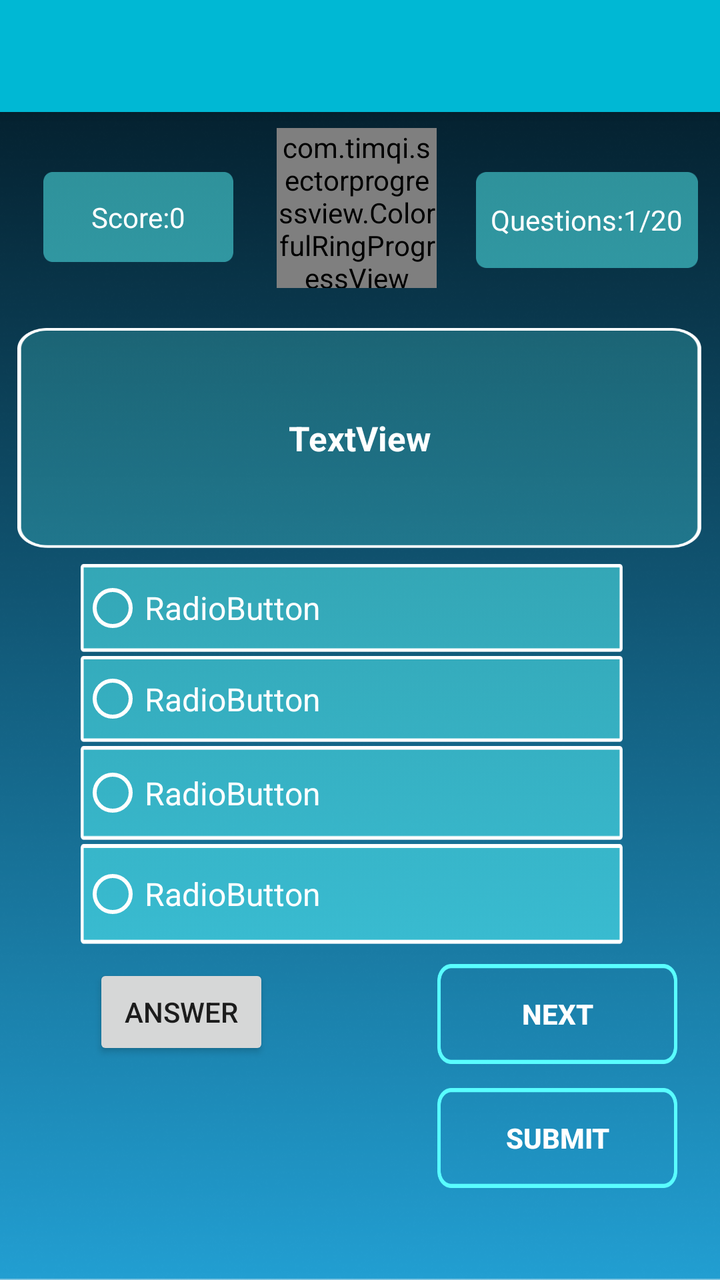
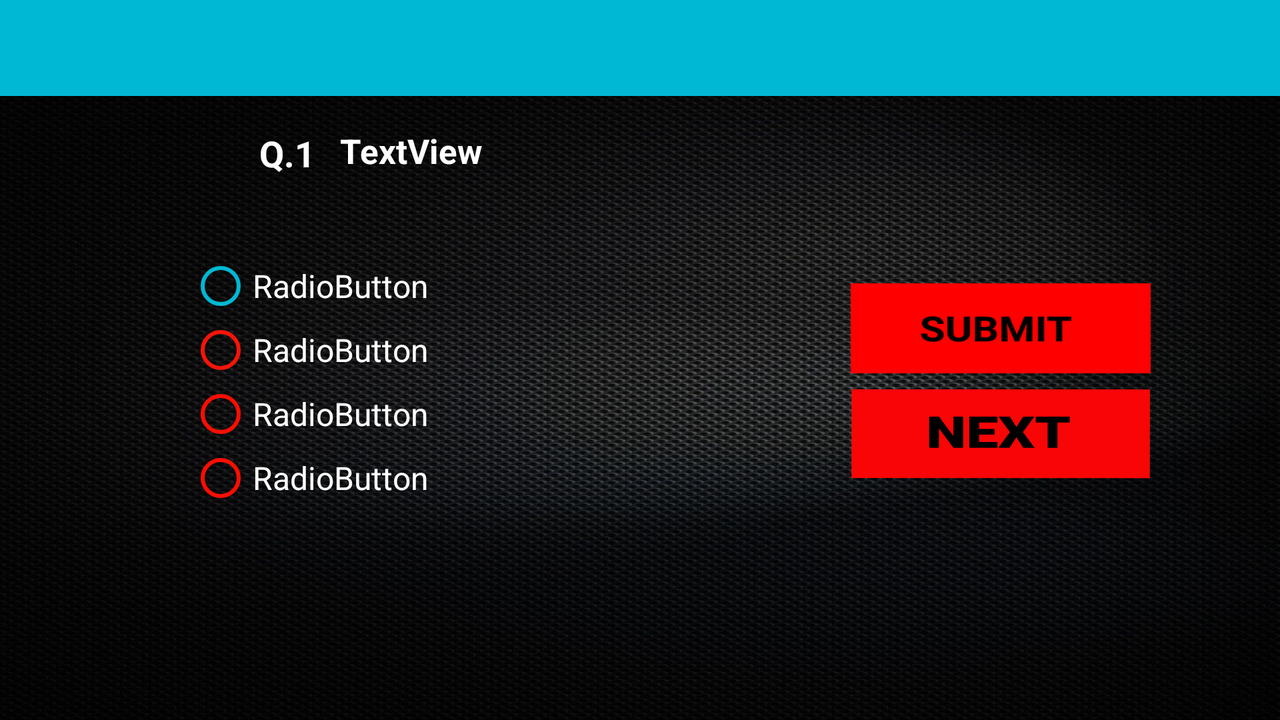

The same Android screen from two of the app's own layout files: first res/layout/ as a phone draws it, then the author's variant for another configuration, drawn on a device whose configuration selects that folder. Both files follow.
<!-- AndroidManifest.xml: application theme AppTheme -->
<!-- res/layout/question__quiz.xml -->
<?xml version="1.0" encoding="utf-8"?>
<androidx.constraintlayout.widget.ConstraintLayout xmlns:android="http://schemas.android.com/apk/res/android"
    xmlns:app="http://schemas.android.com/apk/res-auto"
    xmlns:timer="http://schemas.android.com/apk/res-auto"
    xmlns:tools="http://schemas.android.com/tools"
    android:layout_width="match_parent"
    android:layout_height="match_parent"
    android:layout_gravity="center"
    android:background="@drawable/background"
    tools:layout_editor_absoluteX="0dp"
    tools:layout_editor_absoluteY="81dp">

    <include
        android:id="@+id/toolbar"
        layout="@layout/toolbar" />


    <Button
        android:id="@+id/button1"
        android:layout_width="wrap_content"
        android:layout_height="44dp"
        android:layout_alignParentStart="true"
        android:layout_alignParentLeft="true"
        android:layout_alignParentTop="true"
        android:layout_marginLeft="180dp"
        android:layout_marginEnd="260dp"
        android:text="Back"
        android:textColorLink="@color/colorPrimary"
        app:layout_constraintEnd_toEndOf="parent"
        app:layout_constraintLeft_toLeftOf="parent"
        tools:ignore="HardcodedText,MissingConstraints,RtlHardcoded"
        tools:layout_editor_absoluteY="523dp" />


    <Button
        android:id="@+id/button_answer"
        android:layout_width="wrap_content"
        android:layout_height="wrap_content"
        android:text="Answer"
        android:layout_marginStart="8dp"
        android:layout_marginTop="8dp"
        android:layout_marginEnd="8dp"
        android:layout_marginBottom="8dp"
        app:layout_constraintBottom_toTopOf="@+id/adView"
        app:layout_constraintEnd_toStartOf="@+id/button3"
        app:layout_constraintHorizontal_bias="0.337"
        app:layout_constraintStart_toStartOf="parent"
        app:layout_constraintTop_toBottomOf="@+id/radioGroup1"
        app:layout_constraintVertical_bias="0.66" />

    <Button
        android:id="@+id/button3"
        android:layout_width="120dp"
        android:layout_height="50dp"
        android:layout_alignParentStart="true"
        android:layout_alignParentLeft="true"
        android:layout_marginStart="8dp"
        android:layout_marginTop="12dp"
        android:layout_marginEnd="8dp"
        android:layout_marginBottom="8dp"
        android:layout_weight="1"
        android:background="@drawable/button"
        android:text="SUBMIT"
        android:textColor="@color/White_color"
        android:textStyle="bold"
        app:layout_constraintBottom_toTopOf="@+id/adView"
        app:layout_constraintEnd_toEndOf="parent"
        app:layout_constraintHorizontal_bias="0.941"
        app:layout_constraintStart_toStartOf="parent"
        app:layout_constraintTop_toBottomOf="@+id/button2"
        tools:ignore="InefficientWeight,ObsoleteLayoutParam" />

    <Button
        android:id="@+id/button2"
        android:layout_width="120dp"
        android:layout_height="50dp"
        android:layout_alignParentTop="true"
        android:layout_alignParentEnd="true"
        android:layout_alignParentRight="true"
        android:layout_marginStart="8dp"
        android:layout_marginTop="8dp"
        android:layout_marginEnd="8dp"
        android:background="@drawable/button"
        android:text="NEXT"
        android:textColor="@color/White_color"
        android:textStyle="bold"
        app:layout_constraintBottom_toTopOf="@+id/button3"
        app:layout_constraintEnd_toEndOf="parent"
        app:layout_constraintHorizontal_bias="0.941"
        app:layout_constraintStart_toStartOf="parent"
        app:layout_constraintTop_toBottomOf="@+id/radioGroup1"
        app:layout_constraintVertical_chainStyle="packed"
        tools:ignore="DuplicateIds,MissingConstraints,RelativeOverlap,RtlHardcoded" />


    <TextView
        android:id="@+id/textView1"
        android:layout_width="342dp"


        android:layout_height="110dp"
        android:layout_below="@+id/textView2"
        android:layout_alignParentStart="true"
        android:layout_alignParentLeft="true"
        android:layout_marginStart="8dp"
        android:layout_marginTop="20dp"

        android:layout_marginEnd="8dp"
        android:background="@drawable/question"
        android:gravity="center"
        android:text="TextView"
        android:textAlignment="center"
        android:textColor="@color/White_color"
        android:textSize="17sp"
        android:textStyle="bold"
        app:layout_constraintEnd_toEndOf="parent"
        app:layout_constraintHorizontal_bias="0.415"
        app:layout_constraintStart_toStartOf="parent"
        app:layout_constraintTop_toBottomOf="@+id/crpv1"
        tools:ignore="HardcodedText,NotSibling,RtlHardcoded,UnknownId,UnknownIdInLayout" />


    <androidx.constraintlayout.widget.Guideline
        android:id="@+id/guideline"
        android:layout_width="wrap_content"
        android:layout_height="wrap_content"
        android:orientation="horizontal"

        app:layout_constraintGuide_begin="285dp" />

    <RadioGroup
        android:id="@+id/radioGroup1"
        android:layout_width="271dp"
        android:layout_height="192dp"
        android:layout_alignParentTop="true"
        android:layout_centerHorizontal="false"
        android:layout_marginStart="8dp"
        android:layout_marginTop="8dp"
        android:layout_marginEnd="8dp"
        android:layout_marginBottom="8dp"
        android:checked="true"
        android:gravity="center_vertical"
        app:layout_constraintBottom_toTopOf="@+id/adView"
        app:layout_constraintEnd_toStartOf="@+id/guideline12"
        app:layout_constraintHorizontal_bias="0.402"
        app:layout_constraintStart_toStartOf="@+id/guideline11"
        app:layout_constraintTop_toBottomOf="@+id/textView1"
        app:layout_constraintVertical_bias="0.16"
        tools:ignore="MissingConstraints,UselessParent">



        <RadioButton
            android:id="@+id/radio0"
            android:layout_width="wrap_content"
            android:layout_height="44dp"
            android:layout_marginBottom="2dp"
            android:background="@drawable/radio_option"
            android:onClick="Check"

            android:buttonTint="@color/White_color"

            android:requiresFadingEdge="none"
            android:shadowColor="@color/colorPrimaryDark"
            android:text="RadioButton"
            android:textColor="@color/White_color"
            android:textColorLink="@color/colorPrimaryDark"
            android:textSize="16sp"
            android:theme="@style/MyRadioButton"
            tools:ignore="HardcodedText"
            tools:targetApi="lollipop" />


        <RadioButton
            android:id="@+id/radio1"
            android:layout_width="wrap_content"
            android:layout_height="43dp"
            android:background="@drawable/radio_option"
            android:buttonTint="@color/White_color"

            android:text="RadioButton"
            android:layout_marginBottom="2dp"
            android:textColor="@color/White_color"
            android:textSize="16sp"
            android:theme="@style/MyRadioButton"
            tools:ignore="HardcodedText"
            tools:targetApi="lollipop" />

        <RadioButton
            android:id="@+id/radio2"
            android:layout_width="wrap_content"
            android:layout_height="47dp"
            android:background="@drawable/radio_option"
            android:buttonTint="@color/White_color"

            android:layout_marginBottom="2dp"
            android:text="RadioButton"
            android:textColor="@color/White_color"
            android:textSize="16sp"
            android:theme="@style/MyRadioButton"
            tools:ignore="HardcodedText"
            tools:targetApi="lollipop" />

        <RadioButton
            android:id="@+id/radio3"
            android:layout_width="wrap_content"
            android:layout_height="50dp"
            android:background="@drawable/radio_option"
            android:buttonTint="@color/White_color"

            android:layout_marginBottom="2dp"
            android:text="RadioButton"
            android:textColor="@color/White_color"
            android:textSize="16sp"
            android:theme="@style/MyRadioButton"
            android:typeface="sans"
            tools:ignore="HardcodedText"
            tools:targetApi="lollipop" />


    </RadioGroup>

    

    

    <androidx.constraintlayout.widget.Guideline
        android:id="@+id/guideline2"
        android:layout_width="wrap_content"
        android:layout_height="wrap_content"
        android:orientation="horizontal"
        app:layout_constraintGuide_end="650dp" />

    <androidx.constraintlayout.widget.Guideline
        android:id="@+id/guideline3"
        android:layout_width="wrap_content"
        android:layout_height="wrap_content"
        android:orientation="horizontal"
        app:layout_constraintGuide_begin="675dp" />

    <androidx.constraintlayout.widget.Guideline
        android:id="@+id/guideline5"
        android:layout_width="wrap_content"
        android:layout_height="wrap_content"
        android:orientation="horizontal"
        app:layout_constraintGuide_begin="503dp" />

    <androidx.constraintlayout.widget.Guideline
        android:id="@+id/guideline11"
        android:layout_width="wrap_content"
        android:layout_height="wrap_content"
        android:orientation="vertical"
        app:layout_constraintGuide_begin="16dp" />

    <TextView
        android:id="@+id/Percent"
        android:layout_width="wrap_content"
        android:layout_height="wrap_content"
        android:layout_gravity="center"
        android:layout_marginTop="8dp"
        android:text="10"
        android:textColor="@color/White_color"
        android:textSize="20dp"
        app:layout_constraintBottom_toBottomOf="@+id/crpv1"
        app:layout_constraintEnd_toStartOf="@+id/guideline12"
        app:layout_constraintHorizontal_bias="0.52"
        app:layout_constraintStart_toStartOf="parent"
        app:layout_constraintTop_toTopOf="@+id/crpv1"
        app:layout_constraintVertical_bias="0.41000003"
        tools:ignore="MissingConstraints" />


    <com.timqi.sectorprogressview.ColorfulRingProgressView xmlns:app="http://schemas.android.com/apk/res-auto"
        android:id="@+id/crpv1"
        android:layout_width="80dp"
        android:layout_height="80dp"
        android:layout_marginStart="8dp"
        android:layout_marginTop="8dp"
        android:layout_marginEnd="8dp"
        android:layout_marginBottom="8dp"
        app:bgColor="#C4C4C4"
        app:fgColorEnd="#59FDFE"
        app:fgColorStart="#59FDFE"
        app:layout_constraintBottom_toTopOf="@+id/guideline"
        app:layout_constraintEnd_toStartOf="@+id/guideline12"
        app:layout_constraintHorizontal_bias="0.525"
        app:layout_constraintStart_toStartOf="parent"
        app:layout_constraintTop_toBottomOf="@+id/toolbar"
        app:layout_constraintVertical_bias="0.0"
        app:percent="0"
        app:startAngle="0"
        app:strokeWidth="7dp" />

    <androidx.constraintlayout.widget.Guideline
        android:id="@+id/guideline12"
        android:layout_width="wrap_content"
        android:layout_height="wrap_content"
        android:orientation="vertical"
        app:layout_constraintGuide_end="16dp" />


    <TextView
        android:id="@+id/textqueno"
        android:layout_width="wrap_content"
        android:layout_height="wrap_content"
        android:layout_marginStart="14dp"
        android:layout_marginTop="28dp"
        android:text="Q.10"
        android:textColor="@color/White_color"
        android:textSize="18sp"
        android:textStyle="bold"
        app:layout_constraintStart_toStartOf="parent"
        app:layout_constraintTop_toTopOf="@+id/guideline2"
        tools:visibility="invisible" />




    <TextView
        android:id="@+id/score"
        android:layout_width="95dp"
        android:layout_height="45dp"
        android:layout_marginStart="8dp"
        android:layout_marginTop="8dp"
        android:layout_marginEnd="8dp"
        android:layout_marginBottom="8dp"
        android:background="@drawable/score_que"
        android:gravity="center"
        android:text="Score:0"
        android:textColor="@color/White_color"
        app:layout_constraintBottom_toBottomOf="@+id/crpv1"
        app:layout_constraintEnd_toStartOf="@+id/crpv1"
        app:layout_constraintStart_toStartOf="parent"
        app:layout_constraintTop_toBottomOf="@+id/toolbar"
        app:layout_constraintVertical_bias="0.814"
        tools:ignore="MissingConstraints" />

    <TextView
        android:id="@+id/textquestions"
        android:layout_width="111dp"
        android:layout_height="48dp"
        android:layout_marginStart="8dp"
        android:layout_marginTop="8dp"
        android:layout_marginEnd="8dp"
        android:layout_marginBottom="8dp"
        android:background="@drawable/score_que"
        android:gravity="center"
        android:text="Questions:1/20"
        android:textColor="@color/White_color"
        app:layout_constraintBottom_toBottomOf="@+id/crpv1"
        app:layout_constraintEnd_toEndOf="parent"
        app:layout_constraintHorizontal_bias="0.794"
        app:layout_constraintStart_toEndOf="@+id/crpv1"
        app:layout_constraintTop_toBottomOf="@+id/toolbar"
        app:layout_constraintVertical_bias="0.916"
        tools:ignore="MissingConstraints" />


</androidx.constraintlayout.widget.ConstraintLayout>
<!-- res/layout/toolbar.xml (included above) -->
<?xml version="1.0" encoding="utf-8"?>
<androidx.appcompat.widget.Toolbar xmlns:android="http://schemas.android.com/apk/res/android"
    android:layout_width="match_parent"
    android:layout_height="wrap_content"
    xmlns:app="http://schemas.android.com/apk/res-auto"
    android:background="@color/colorPrimaryDark"
    android:elevation="4dp"
    android:theme="@style/ThemeOverlay.AppCompat.Dark.ActionBar"
    app:popupTheme="@style/ThemeOverlay.AppCompat.Light">
</androidx.appcompat.widget.Toolbar>
<!-- resources referenced by this layout -->
<resources>
  <color name="White_color">#ffffff</color>
  <color name="colorPrimary">#f71408</color>
  <color name="colorPrimaryDark">#00B8D4</color>
  <!-- drawable background: png bitmap (drawable, 198877 bytes) -->
  <!-- drawable button: png bitmap (drawable, 3055 bytes) -->
  <!-- drawable question: png bitmap (drawable, 6016 bytes) -->
  <!-- drawable radio_option: png bitmap (drawable, 1318 bytes) -->
  <!-- drawable score_que: png bitmap (drawable, 1318 bytes) -->
  <!-- from res/values-v21/ -->
  <style name="MyRadioButton" parent="Theme.AppCompat.Light">
          <item name="colorControlNormal">@color/colorPrimary</item>
          <item name="colorControlActivated">@color/White_color</item>
      </style>
  <!-- from res/values-v21/ -->
  <style name="AppTheme" parent="Theme.AppCompat.Light.NoActionBar">
          
          <item name="colorPrimary">@color/colorPrimary</item>
          <item name="colorPrimaryDark">@color/statusbar</item>
          <item name="colorAccent">@color/colorAccent</item>
  
      </style>
  <color name="statusbar">#00A6BB</color>
  <color name="colorAccent">#04F570</color>
</resources>
<!-- res/layout-land/question__quiz.xml (the author's variant of the layout above) -->
<!-- drawn on the phone turned sideways -->
<?xml version="1.0" encoding="utf-8"?>
<androidx.constraintlayout.widget.ConstraintLayout xmlns:android="http://schemas.android.com/apk/res/android"
    xmlns:app="http://schemas.android.com/apk/res-auto"
    xmlns:timer="http://schemas.android.com/apk/res-auto"
    xmlns:tools="http://schemas.android.com/tools"
    android:layout_width="match_parent"
    android:layout_height="match_parent"
    android:layout_gravity="center"
    android:background="@mipmap/dark_image"
    tools:layout_editor_absoluteX="0dp"
    tools:layout_editor_absoluteY="81dp">

    <include
        android:id="@+id/toolbar"
        layout="@layout/toolbar" />


    <Button
        android:id="@+id/button1"
        android:layout_width="wrap_content"
        android:layout_height="44dp"
        android:layout_alignParentLeft="true"
        android:layout_alignParentStart="true"
        android:layout_alignParentTop="true"
        android:layout_marginLeft="180dp"
        android:text="Back"
        android:textColorLink="@color/colorPrimary"
        app:layout_constraintEnd_toEndOf="parent"
        app:layout_constraintLeft_toLeftOf="parent"
        tools:ignore="HardcodedText,MissingConstraints,RtlHardcoded"
        tools:layout_editor_absoluteY="335dp" />

    <Button
        android:id="@+id/button3"
        android:layout_width="150dp"
        android:layout_height="45dp"
        android:layout_alignParentLeft="true"
        android:layout_alignParentStart="true"
        android:layout_marginEnd="8dp"
        android:layout_marginStart="8dp"
        android:layout_marginTop="8dp"
        android:layout_weight="1"
        android:background="@drawable/submit"
        app:layout_constraintBottom_toTopOf="@+id/button2"
        app:layout_constraintEnd_toStartOf="@+id/guideline10"
        app:layout_constraintHorizontal_bias="0.522"
        app:layout_constraintHorizontal_chainStyle="spread"
        app:layout_constraintStart_toStartOf="@+id/guideline9"
        app:layout_constraintTop_toBottomOf="@+id/guideline7"
        app:layout_constraintVertical_chainStyle="packed"
        tools:ignore="InefficientWeight,ObsoleteLayoutParam" />

    <Button
        android:id="@+id/button2"
        android:layout_width="150dp"
        android:layout_height="45dp"
        android:layout_alignParentEnd="true"
        android:layout_alignParentRight="true"
        android:layout_alignParentTop="true"
        android:layout_marginBottom="5dp"
        android:layout_marginEnd="8dp"
        android:layout_marginStart="8dp"
        android:layout_marginTop="8dp"
        android:background="@mipmap/next"
        app:layout_constraintBottom_toTopOf="@+id/guideline8"
        app:layout_constraintEnd_toStartOf="@+id/guideline10"
        app:layout_constraintHorizontal_bias="0.514"
        app:layout_constraintStart_toStartOf="@+id/guideline9"
        app:layout_constraintTop_toBottomOf="@+id/button3"
        app:layout_constraintVertical_bias="1.0"
        tools:ignore="DuplicateIds,MissingConstraints,RelativeOverlap,RtlHardcoded" />


    <androidx.constraintlayout.widget.Guideline
        android:id="@+id/guideline10"
        android:layout_width="wrap_content"
        android:layout_height="wrap_content"
        android:orientation="vertical"
        app:layout_constraintGuide_percent="0.95" />

    <androidx.constraintlayout.widget.Guideline
        android:id="@+id/guideline9"
        android:layout_width="wrap_content"
        android:layout_height="wrap_content"
        android:orientation="vertical"
        app:layout_constraintGuide_percent="0.61" />

    <androidx.constraintlayout.widget.Guideline
        android:id="@+id/guideline8"
        android:layout_width="wrap_content"
        android:layout_height="wrap_content"
        android:layout_weight="1"
        android:orientation="horizontal"
        app:layout_constraintGuide_begin="263dp" />

    <androidx.constraintlayout.widget.Guideline
        android:id="@+id/guideline6"
        android:layout_width="wrap_content"
        android:layout_height="wrap_content"
        android:orientation="horizontal"
        app:layout_constraintGuide_begin="48dp" />

    <TextView
        android:id="@+id/textView1"
        android:layout_width="454dp"


        android:layout_height="38dp"
        android:layout_alignParentLeft="true"
        android:layout_alignParentStart="true"
        android:layout_below="@+id/textView2"
        android:layout_marginBottom="8dp"
        android:layout_marginEnd="16dp"
        android:layout_marginStart="8dp"
        android:layout_marginTop="8dp"
        android:gravity="left"
        android:text="TextView"
        android:textAlignment="textStart"
        android:textColor="@color/White_color"
        android:textSize="17sp"
        android:textStyle="bold"
        app:layout_constraintBottom_toTopOf="@+id/guideline7"
        app:layout_constraintEnd_toEndOf="parent"
        app:layout_constraintStart_toStartOf="@+id/guideline15"
        app:layout_constraintTop_toTopOf="@+id/guideline6"
        app:layout_constraintVertical_bias="0.615"
        tools:ignore="HardcodedText,NotSibling,RtlHardcoded,UnknownId,UnknownIdInLayout" />


    <androidx.constraintlayout.widget.Guideline
        android:id="@+id/guideline7"
        android:layout_width="wrap_content"
        android:layout_height="wrap_content"
        android:orientation="horizontal"
        app:layout_constraintGuide_begin="115dp" />

    <RadioGroup
        android:id="@+id/radioGroup1"
        android:layout_width="wrap_content"
        android:layout_height="wrap_content"
        android:layout_alignParentTop="true"
        android:layout_centerHorizontal="false"
        android:layout_marginBottom="8dp"
        android:layout_marginEnd="176dp"
        android:layout_marginLeft="24dp"
        android:checked="false"
        app:layout_constraintBottom_toTopOf="@+id/guideline8"
        app:layout_constraintEnd_toStartOf="@+id/guideline9"
        app:layout_constraintLeft_toLeftOf="parent"
        app:layout_constraintTop_toTopOf="@+id/guideline7"
        app:layout_constraintVertical_bias="1.0"
        tools:ignore="MissingConstraints,UselessParent">

        <RadioButton
            android:id="@+id/radio0"
            android:layout_width="match_parent"
            android:layout_height="wrap_content"
            android:backgroundTint="@color/colorPrimaryDark"
            android:buttonTint="@color/colorPrimaryDark"
            android:checked="false"
            android:requiresFadingEdge="none"
            android:shadowColor="@color/colorPrimaryDark"
            android:text="RadioButton"
            android:textColor="@color/White_color"
            android:textColorLink="@color/colorPrimaryDark"
            android:textSize="16sp"
            android:theme="@style/MyRadioButton"
            tools:ignore="HardcodedText"
            tools:targetApi="lollipop" />


        <RadioButton
            android:id="@+id/radio1"
            android:layout_width="match_parent"
            android:layout_height="wrap_content"
            android:buttonTint="@color/colorPrimary"
            android:checked="false"
            android:text="RadioButton"
            android:textColor="@color/White_color"
            android:textSize="16sp"
            android:theme="@style/MyRadioButton"
            tools:ignore="HardcodedText"
            tools:targetApi="lollipop" />

        <RadioButton
            android:id="@+id/radio2"
            android:layout_width="match_parent"
            android:layout_height="wrap_content"
            android:buttonTint="@color/your_color"
            android:checked="false"
            android:text="RadioButton"
            android:textColor="@color/White_color"
            android:textSize="16sp"
            android:theme="@style/MyRadioButton"
            tools:ignore="HardcodedText"
            tools:targetApi="lollipop" />

        <RadioButton
            android:id="@+id/radio3"
            android:layout_width="match_parent"
            android:layout_height="wrap_content"
            android:buttonTint="@color/your_color"
            android:checked="false"
            android:text="RadioButton"
            android:textColor="@color/White_color"
            android:textSize="16sp"
            android:theme="@style/MyRadioButton"
            android:typeface="sans"
            tools:ignore="HardcodedText"
            tools:targetApi="lollipop" />


    </RadioGroup>


    <TextView
        android:id="@+id/textqueno"
        android:layout_width="wrap_content"
        android:layout_height="wrap_content"
        android:layout_marginBottom="8dp"
        android:layout_marginEnd="8dp"
        android:layout_marginStart="72dp"
        android:layout_marginTop="8dp"
        android:text="Q.1 "
        android:textColor="@color/White_color"
        android:textSize="18sp"
        android:textStyle="bold"
        app:layout_constraintBottom_toTopOf="@+id/guideline7"
        app:layout_constraintEnd_toStartOf="@+id/textView1"
        app:layout_constraintHorizontal_bias="1.0"
        app:layout_constraintStart_toStartOf="parent"
        app:layout_constraintTop_toTopOf="@+id/guideline6"
        app:layout_constraintVertical_bias="0.307" />




</androidx.constraintlayout.widget.ConstraintLayout>
<!-- resources referenced by the variant -->
<!-- as the phone turned sideways resolves them -->
<resources>
  <color name="White_color">#ffffff</color>
  <color name="colorPrimary">#f71408</color>
  <color name="colorPrimaryDark">#00B8D4</color>
  <color name="your_color">#ff0d00</color>
  <!-- drawable submit: png bitmap (drawable-mdpi, 2225 bytes) -->
  <!-- mipmap dark_image: jpg bitmap (mipmap-xhdpi, 429156 bytes) -->
  <!-- mipmap next: png bitmap (mipmap-xxhdpi, 4220 bytes) -->
  <!-- from res/values-v21/ -->
  <style name="MyRadioButton" parent="Theme.AppCompat.Light">
          <item name="colorControlNormal">@color/colorPrimary</item>
          <item name="colorControlActivated">@color/White_color</item>
      </style>
  <!-- from res/values-v21/ -->
  <style name="AppTheme" parent="Theme.AppCompat.Light.NoActionBar">
          
          <item name="colorPrimary">@color/colorPrimary</item>
          <item name="colorPrimaryDark">@color/statusbar</item>
          <item name="colorAccent">@color/colorAccent</item>
  
      </style>
  <color name="statusbar">#00A6BB</color>
  <color name="colorAccent">#04F570</color>
</resources>
